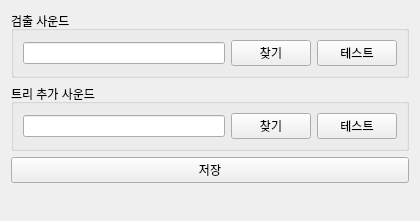
<?xml version="1.0" encoding="UTF-8"?>
<ui version="4.0">
 <class>PrintMonitorSoundSettings</class>
 <widget class="QWidget" name="PrintMonitorSoundSettings">
  <property name="geometry">
   <rect>
    <x>0</x>
    <y>0</y>
    <width>420</width>
    <height>220</height>
   </rect>
  </property>
  <layout class="QVBoxLayout" name="verticalLayout">
   <!-- 검출 사운드 그룹 -->
   <item>
    <widget class="QGroupBox" name="detectionGroup">
     <property name="title"><string>검출 사운드</string></property>
     <layout class="QHBoxLayout" name="layoutDetection">
      <item>
       <widget class="QLineEdit" name="detectionEdit"/>
      </item>
      <item>
       <widget class="QPushButton" name="detectionBrowse"><property name="text"><string>찾기</string></property></widget>
      </item>
      <item>
       <widget class="QPushButton" name="detectionTest"><property name="text"><string>테스트</string></property></widget>
      </item>
     </layout>
    </widget>
   </item>
   <!-- 트리 사운드 그룹 -->
   <item>
    <widget class="QGroupBox" name="treeGroup">
     <property name="title"><string>트리 추가 사운드</string></property>
     <layout class="QHBoxLayout" name="layoutTree">
      <item>
       <widget class="QLineEdit" name="treeEdit"/>
      </item>
      <item>
       <widget class="QPushButton" name="treeBrowse"><property name="text"><string>찾기</string></property></widget>
      </item>
      <item>
       <widget class="QPushButton" name="treeTest"><property name="text"><string>테스트</string></property></widget>
      </item>
     </layout>
    </widget>
   </item>
   <!-- 저장 & 상태 -->
   <item>
    <widget class="QPushButton" name="saveButton"><property name="text"><string>저장</string></property></widget>
   </item>
   <item>
    <widget class="QLabel" name="statusLabel"/>
   </item>
   <item>
    <spacer name="verticalSpacer"/>
   </item>
  </layout>
 </widget>
</ui>
